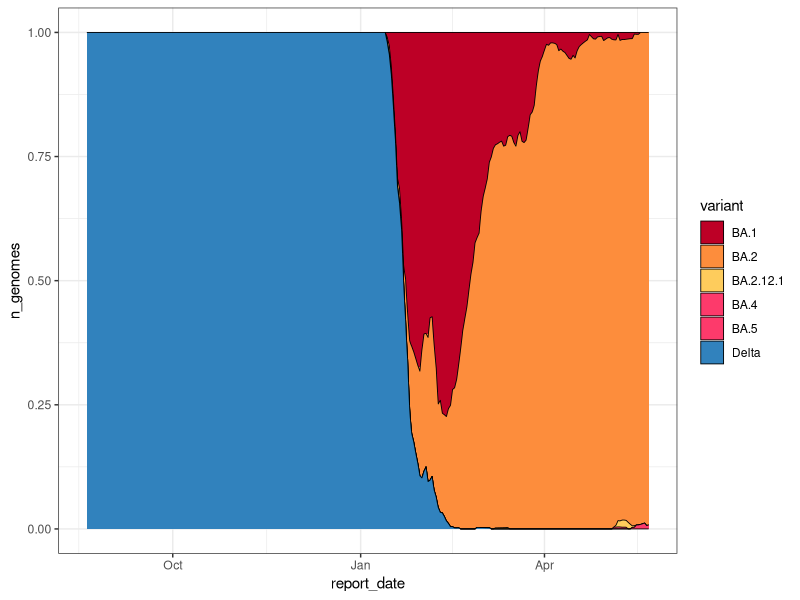

The R script that drew this image:
## ---- chunk 1
knitr::opts_chunk$set(
  fig.path = "images/"
)
## ---- chunk 2
library(lubridate)
library(tidyr)
library(ggplot2)

voc <- read.csv("data/community_variant_counts.csv")
voc$report_date <- ymd(voc$report_date)
tidy_voc <- pivot_longer(voc, !report_date, names_to = "variant", values_to = "n_genomes")

voc_pal <-   c(`Delta` = "#3182bd", 
               `BA.1` = "#bd0026", 
               `BA.2` = "#fd8d3c", 
               `BA.4` = "#FD3A6B",
               `BA.5` = "#FD3A6B",
               `BA.2.12.1` = "#fecc5c"
)


ggplot(tidy_voc, aes(report_date, n_genomes, fill=variant)) + 
    geom_area(position = 'fill', colour='black', size=0.3) +
    scale_fill_manual(values=voc_pal)+
    theme_bw()  
